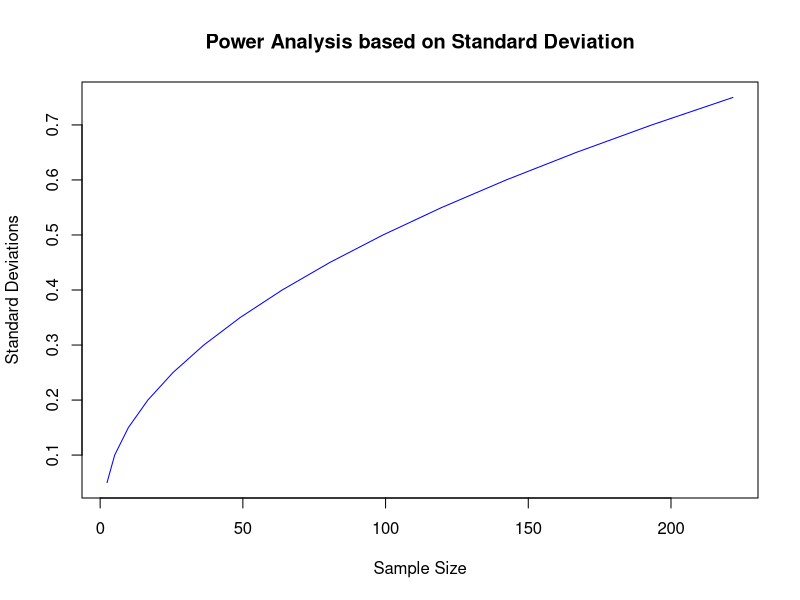

Reproduce this figure in R.
## ---- chunk 1
# install.packages("pwr") need to install if you don't have it yet
library(pwr)
library(data.table)
library(sandwich)
library(lmtest)

library(ggplot2)
library(knitr)
## ---- chunk 2

# Install and load the necessary library

# Set parameters
alpha <- 0.05           # Significance level
power <- 0.8            # Desired power
mean1 <- 0.5            # Mean of group 1(control)
mean2 <- 0.7           # Mean of group 2(humor)
std_devs <- seq(0.05, .75, by = 0.05)  # Range of standard deviations to explore

# Initialize variables
target_sample_size <- NA
target_std_dev <- NA

# Function to calculate power for a given standard deviation and sample size
calculate_power <- function(std_dev, sample_size) {
  d <- (mean2 - mean1) / std_dev  # Cohen's d effect size
  pwr.t.test(d = d, n = sample_size, sig.level = alpha, type = "two.sample")$power
}

# Iterate through standard deviations and find the combination that achieves the desired power
for (std_dev in std_devs) {
  # Use a range of sample sizes for exploration
  for (sample_size in seq(10, 500, by = 10)) {
    current_power <- calculate_power(std_dev, sample_size)
    
    if (current_power >= power) {
      target_sample_size <- sample_size
      target_std_dev <- std_dev
      break
    }
  }
  
  if (!is.na(target_sample_size)) {
    break
  }
}

# Function to calculate sample size for a given standard deviation
calculate_sample_size <- function(std_dev, alpha, power) {
  d <- (mean2 - mean1) / std_dev  # Cohen's d effect size
  pwr.t.test(d = d, sig.level = alpha, power = power, type = "two.sample")$n
}

# Calculate sample sizes for each standard deviation
sample_sizes <- sapply(std_devs, calculate_sample_size, alpha = alpha, power = power)

# Plot the results
plot(sample_sizes, std_devs, type = "l", col = "blue",
     xlab = "Sample Size", ylab = "Standard Deviations",
     main = "Power Analysis based on Standard Deviation")


## ---- chunk 3
